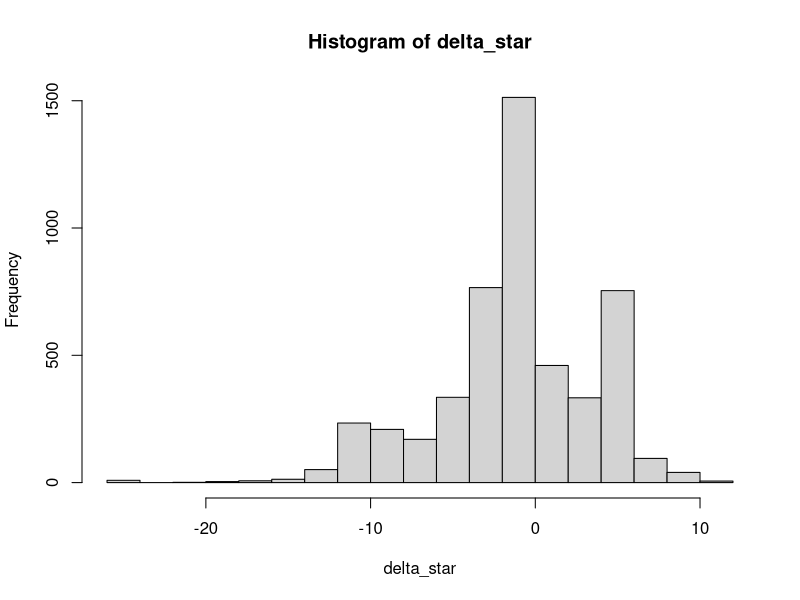
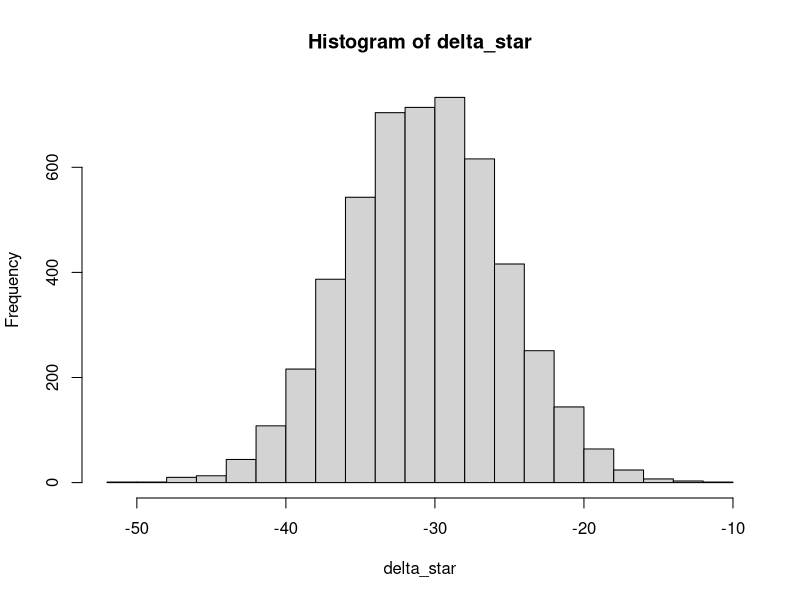

Reproduce these figures in R, in order.
## ---- chunk 1
knitr::opts_chunk$set(echo = TRUE)
## ---- chunk 2
data("faithful")
x <- faithful$eruptions * 60
n <- length(x)
samp_med <- median(x)
B <- 5000
delta_star <- rep(NA, B)
for(i in 1:B){
  xstar <- sample(x, size = n, replace = T)
  delta_star[i] <- median(xstar) - samp_med
}

# bootstrap distribution of delta
hist(delta_star)

# (approximate) bootstrap CI
ci <- samp_med - quantile(delta_star, c(0.975, 0.025))
names(ci) <- c("2.5", "97.5")
ci
## ---- chunk 3
x <- c(rep("AA", 342), rep("Aa", 500), rep("aa", 187))
n <- length(x)
B <- 1000
theta_hat <- (2*sum(x == "AA" ) + sum(x == "Aa"))/(2*n)

delta_star <- rep(NA, B)
for(i in 1:B){
  x_star <- sample(x, size = n, replace = T)
  delta_star[i] <- (2*sum(x_star == "AA" ) + sum(x_star == "Aa"))/(2*n) - theta_hat
}

theta_hat - quantile(delta_star, c(0.975, 0.025))
## ---- chunk 4
x <- faithful$eruptions * 60
n <- length(x)
samp_mean <- mean(x)
samp_sd_mle <- sd(x)*sqrt((n-1)/n)
samp_med <- median(x)
B <- 5000
delta_star <- rep(NA, B)
for(i in 1:B){
  xstar <- rnorm(n, samp_mean, samp_sd_mle)
  delta_star[i] <- median(xstar) - samp_med
}
hist(delta_star)

# (approximate) bootstrap CI
ci <- samp_med - quantile(delta_star, c(0.975, 0.025))
names(ci) <- c("2.5", "97.5")
ci
